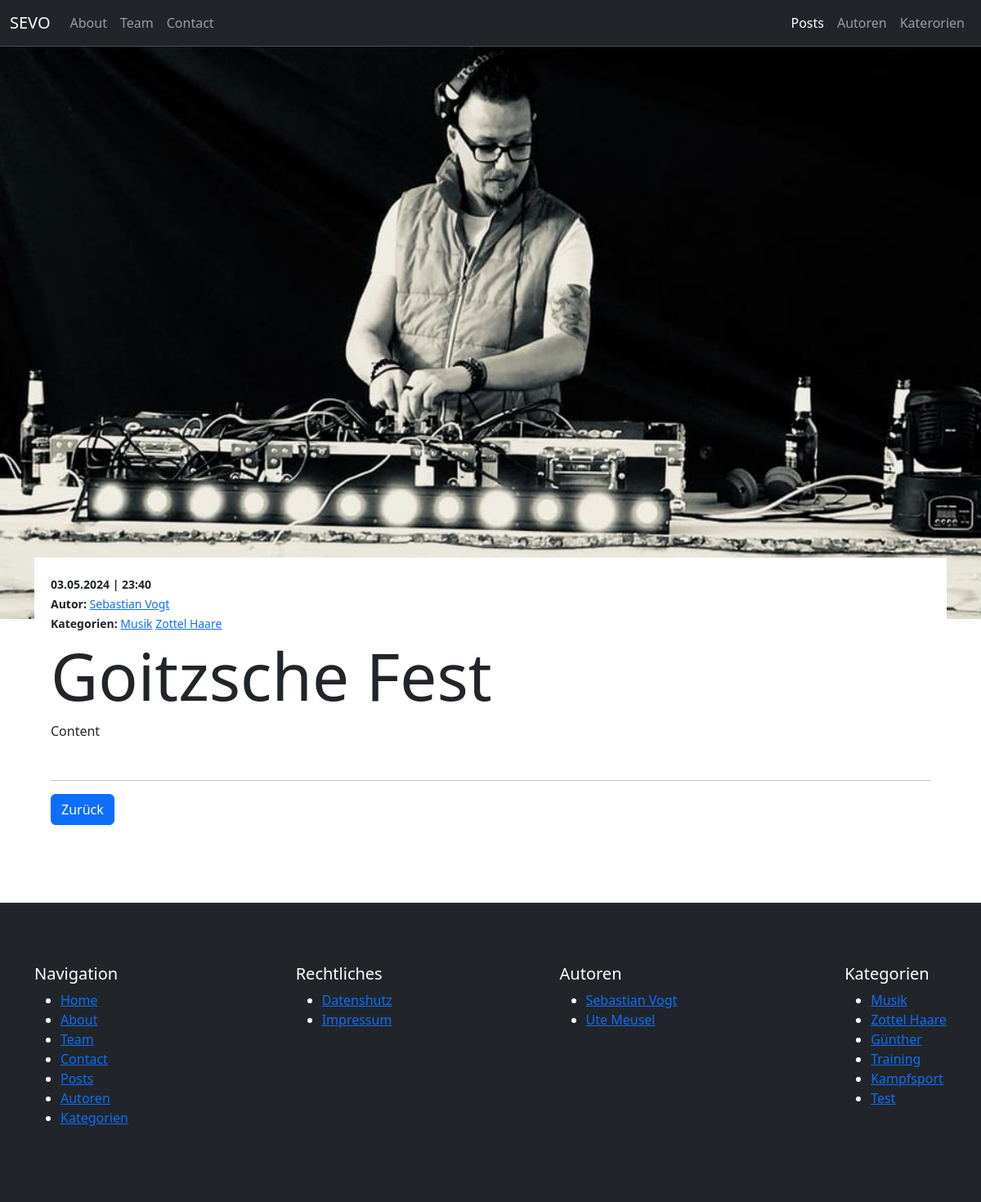
/blog/post/goitzsche-fest, run on an earlier commit of the app's database.
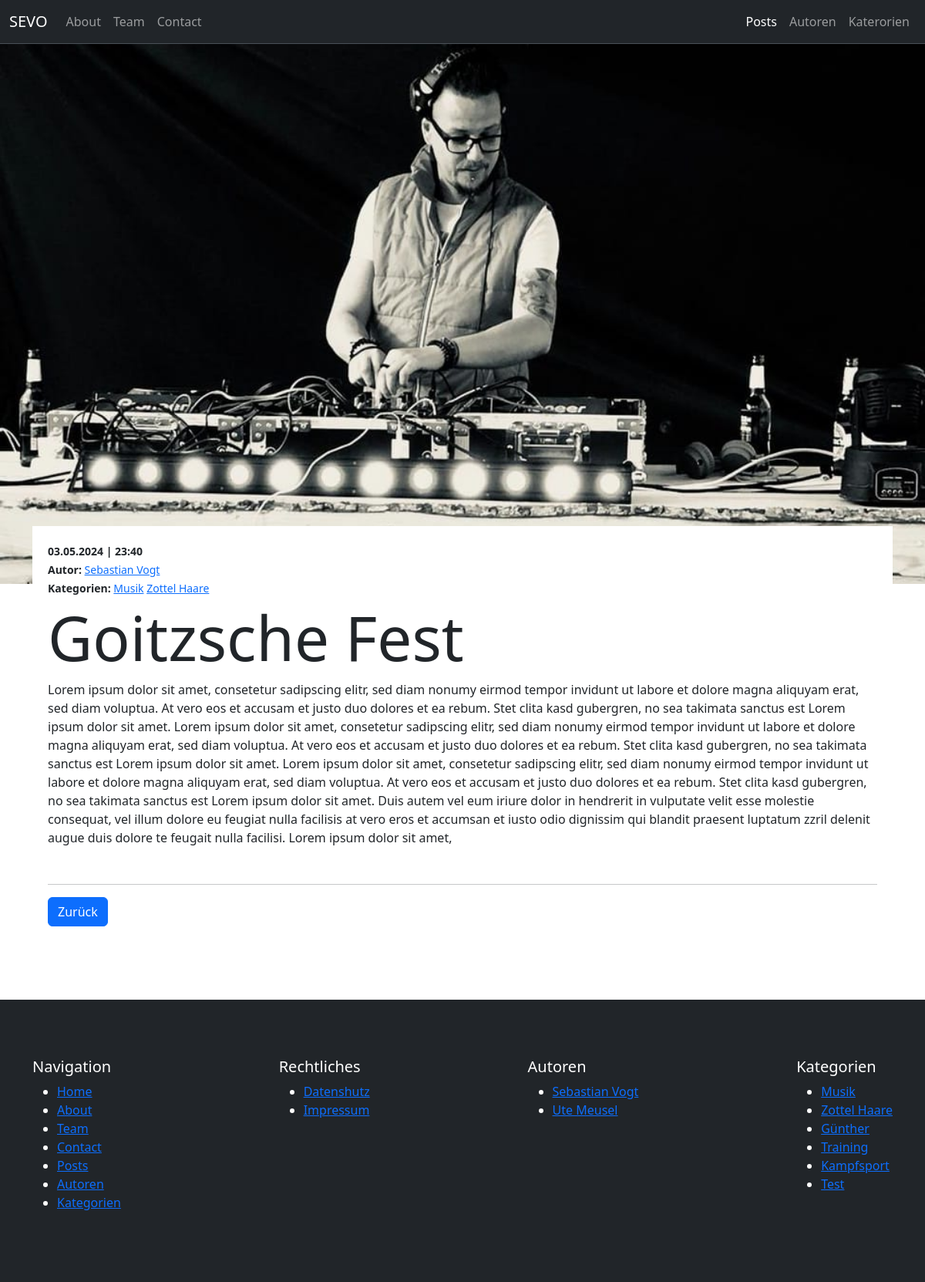
And on a later commit of the database.
### blog/models.py (models this page shows, shortened)
class Post(models.Model):
    author = models.ForeignKey(Author, on_delete=models.SET_NULL, null=True)
    title = models.CharField(max_length=255)
    slug = models.SlugField(unique=True)
    categories = models.ManyToManyField(Category, blank=True)
    content = models.TextField()
    excerpt = models.TextField(max_length=255, blank=True)
    featured_image = models.ForeignKey(Image, on_delete=models.SET_NULL, blank=True, null=True)
    published = models.BooleanField(default=True)
    is_featured = models.BooleanField(default=False)
    created_at = models.DateTimeField(auto_now_add=True)
    updated_at = models.DateTimeField(auto_now=True)

### uploaded_media/models.py (models this page shows, shortened)
class Image(models.Model):
    title = models.CharField(max_length=100)
    alt_text = models.CharField(max_length=100)
    categories = models.ManyToManyField(Category, blank=True)
    image = models.ImageField(upload_to="uploaded_media/images")

### author/models.py (models this page shows, shortened)
class Author(models.Model):
    firstname = models.CharField(max_length=100)
    lastname = models.CharField(max_length=100)
    nickname = models.CharField(max_length=100, blank=True)
    email = models.EmailField(null=True)
    slug = models.SlugField(unique=True, default="")
    def get_fullname(self):
        return f"{self.firstname} {self.lastname}"

### blog/views.py (the view)
# urls.py: path("post/<slug:slug>", views.post_single_slug, name="blog-post-slug"),
def post_single_slug(request, slug):
    post = get_object_or_404(models.Post, slug=slug)
    return render(request, "blog/post_single.html", {
        "post": post
    })

### blog/models.py (called while the page is built)
    def __str__(self):
        return self.name

### utils/context_processors.py (called while the page is built)
def menus_context(request):
    menu_main = Menu.objects.get(name="Main")
    menu_meta = Menu.objects.get(name="Meta")
    pages_main = menu_main.pages.filter(published=True).order_by("index")
    pages_meta = menu_meta.pages.filter(published=True).order_by("index")
    categories = Category.objects.all()
    authors = Author.objects.all()
    return {
        "pages_main": pages_main,
        "pages_meta": pages_meta,
        "categories": categories,
        "authors": authors
    }

### blog/templates/blog/post_single.html (shortened to what this page needs)
{% extends "base.html" %}
{% block content %}
    <header class="image-header">
        <img class="image-header__image" src="{{ post.featured_image.image.url }}" alt="{{ post.featured_image.image.title }}">
    </header>
    <div class="section-padding">
        <div class="container">
            <div class="post-content">
                <div class="mb-1">
                    <div>
                        <small>
                            <time><b>{{ post.created_at|date:"d.m.Y | H:i" }}</b></time>
                        </small>
                    </div>
                    <div>
                        <small>
                            <b>Autor: </b>
                            <a href="{% url "author-single-slug" slug=post.author.slug %}">{{ post.author.get_fullname }}</a>
                        </small>
                    </div>
                    <div>
                        <small>
                            <b>Kategorien: </b>
                            {% for category in post.categories.all %}
                                <a href="{% url "blog-category-slug" slug=category.slug %}">{{ category }}</a>
                            {% endfor %}
                        </small>
                    </div>
                </div>
                <h1 class="display-1">{{ post.title|title }}</h1>
                {% autoescape off %}
                <div class="mb-5">
                    {{ post.content }}
                </div>
                {% endautoescape %}
                <hr>
                <button class="btn btn-primary back-link">Zurück</button>
            </div>
        </div>
    </div>
{% endblock %}

What changed in the data, as far as the page shows it:
changed Post "Goitzsche Fest": content "Content" → "Lorem ipsum dolor sit amet, consetetur sadipscing elitr, sed diam nonumy eirmod tempor invidunt ut labore et dolore magna aliquyam erat, sed diam voluptua. At vero eos et accusam et justo duo dolores et ea rebum. Stet clita kasd gubergren, no sea takimata sanctus est Lorem ipsum dolor sit amet. Lorem ipsum dolor sit amet, consetetur sadipscing elitr, sed diam nonumy eirmod tempor invidunt ut labore et dolore magna aliquyam erat, sed diam voluptua. At vero eos et accusam et justo duo dolores et ea rebum. Stet clita kasd gubergren, no sea takimata sanctus est Lorem ipsum dolor sit amet. Lorem ipsum dolor sit amet, consetetur sadipscing elitr, sed diam nonumy eirmod tempor invidunt ut labore…"
